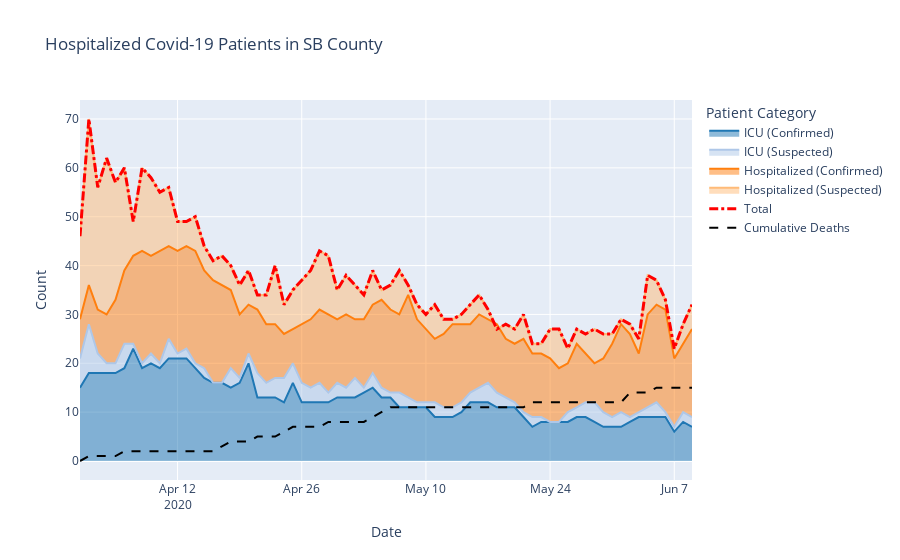

Here is the notebook cell this chart was saved with:
### Code cell
sbcm = sbc.melt(value_vars=name_map.values(), id_vars='Date', var_name='Patient Category', value_name='Count')
pc_order = {
    'ICU (Confirmed)': '1',
    'ICU (Suspected)': '2',
    'Hospitalized (Confirmed)': '3',
    'Hospitalized (Suspected)': '4'
}
sbcm = pd.concat([sbcm.query("`Patient Category`==@cat") for cat in pc_order.keys()])
fig = px.area(sbcm, x='Date', y='Count', color='Patient Category',
              title="Hospitalized Covid-19 Patients in SB County", color_discrete_sequence=pxtab20)
tot = sbcm.groupby('Date').sum()
fig.add_trace(go.Scatter(x=tot.index, y=tot.Count, mode='lines', name='Total', line=dict(dash='dashdot', width=3, color='red')))
fig.add_trace(go.Scatter(x=sbdf.index, y=sbdf['Total Count Deaths'], mode='lines', name='Cumulative Deaths', 
                         line=dict(dash='dash', width=2, color='black')))
fig.show()
import plotly.io as pio
pio.write_html(fig, file='hospitalized_sb.html')
